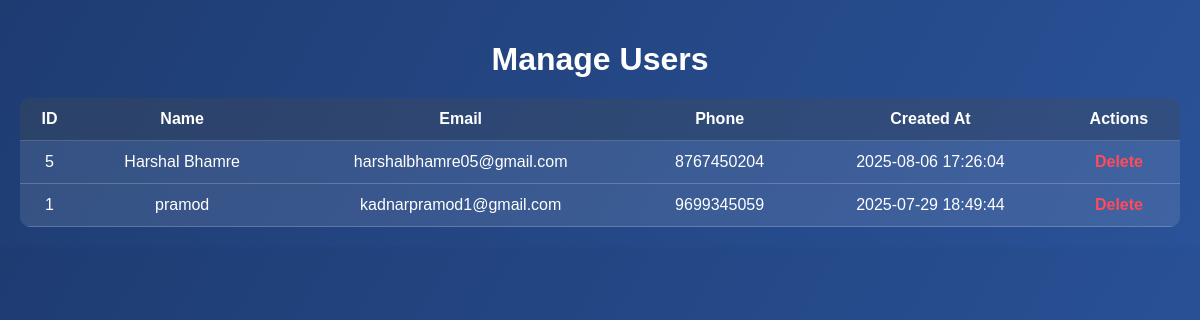
The page /admin/manage_users.php (signed in) on the database its author committed.
### tables this page shows
CREATE TABLE `users` (
  `id` int(11) NOT NULL,
  `name` varchar(100) NOT NULL,
  `email` varchar(100) NOT NULL,
  `phone` varchar(15) NOT NULL,
  `password` varchar(255) NOT NULL,
  `created_at` timestamp NOT NULL DEFAULT current_timestamp()
);

### admin/manage_users.php (the view, shortened to what this page needs)
<?php
include 'config.php';
$result = $conn->query("SELECT * FROM users ORDER BY created_at DESC");
?>
<!DOCTYPE html>
<html lang="en">
<head>
</head>
<body>
<h1>Manage Users</h1>
<table>
    <thead>
        <tr>
            <th>ID</th>
            <th>Name</th>
            <th>Email</th>
            <th>Phone</th>
            <th>Created At</th>
            <th>Actions</th>
        </tr>
    </thead>
    <tbody>
        <?php while($row = $result->fetch_assoc()): ?>
            <tr>
                <td><?= $row['id']; ?></td>
                <td><?= htmlspecialchars($row['name']); ?></td>
                <td><?= htmlspecialchars($row['email']); ?></td>
                <td><?= htmlspecialchars($row['phone']); ?></td>
                <td><?= $row['created_at']; ?></td>
                <td>
                    <a href="?delete=<?= $row['id']; ?>" class="delete-btn" onclick="return confirm('Delete this user?')">Delete</a>
                </td>
            </tr>
        <?php endwhile; ?>
    </tbody>
</table>
</body>
</html>

### admin/manage_users.php (style rules this page uses)
body { font-family: Arial, sans-serif; margin: 0; background: linear-gradient(120deg, #1e3c72, #2a5298); color: #fff; padding: 20px; }
h1 { text-align: center; margin-bottom: 20px; }
table { width: 100%; border-collapse: collapse; background: rgba(255,255,255,0.1); border-radius: 10px; overflow: hidden; }
table th, table td { padding: 12px; border-bottom: 1px solid rgba(255,255,255,0.2); text-align: center; }
table th { background: rgba(0,0,0,0.2); }
a.delete-btn { color: #ff4b5c; font-weight: bold; text-decoration: none; }

### rows shown on the page
users: id "5", name "Harshal Bhamre", email "harshalbhamre05@gmail.com", phone "8767450204", created_at "2025-08-06 17:26:04"
users: id "1", name "pramod", email "kadnarpramod1@gmail.com", phone "9699345059", created_at "2025-07-29 18:49:44"
